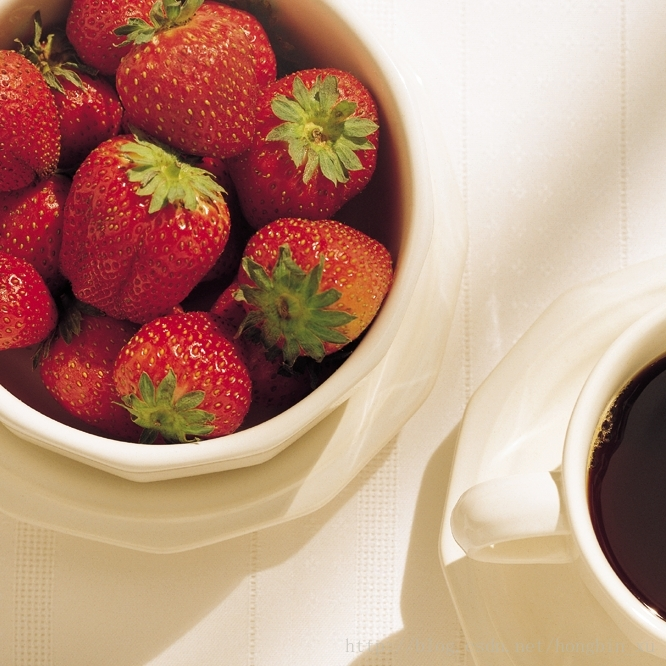
%> input picture BSCOMPUTER ENGINEERING/4th YEAR OF COMPUTER ENGINEERING/7th SEMESTER/DIGITAL IMAGE PROCESSING/LECTURE CODES OF DIGITAL IMAGE PROCESSING/LECTURE#10CODES/fruit.jpg, 666 x 666 px
$ octave rgbSharp.m   (GNU Octave 9; MATLAB toolbox functions it lacks are replaced by stand-ins)
%> lines starting %> are read from the running program, lines starting %| are printed output that depends on the picture
close all;
clear all;
clc;
% read rgb image
I = imread('fruit.jpg');
%> I is the input picture: size 666x666x3 uint8; mean R, G, B 186.2, 145.9, 126.4
figure;
subplot(1,2,1);
imshow(I);
R = I(:,:,1);
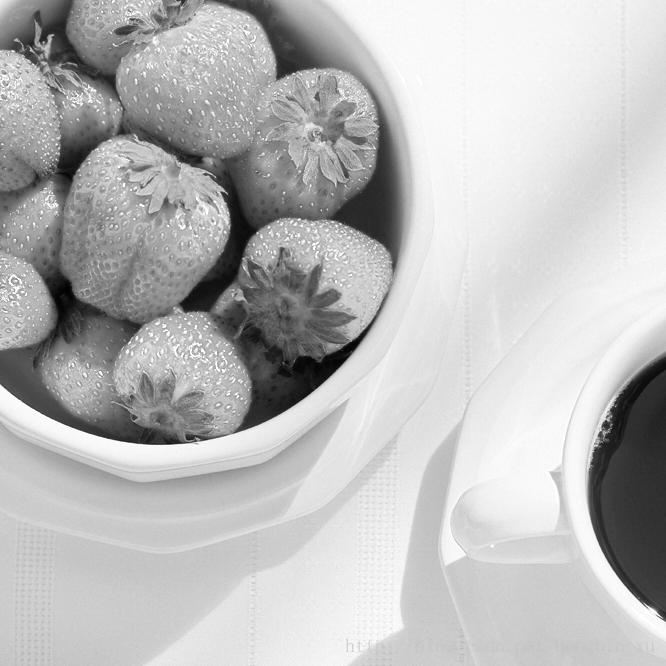
%> R: size 666x666 uint8; min 2, max 255, mean 186.2
G = I(:,:,2);
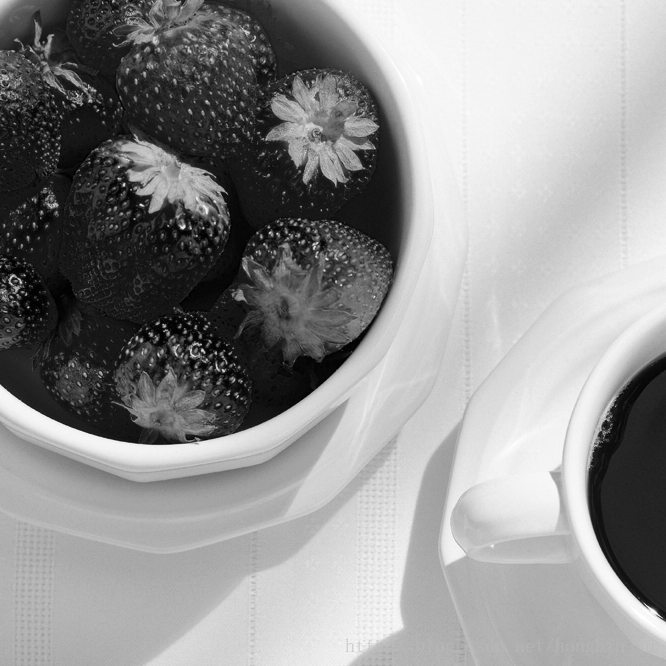
%> G: size 666x666 uint8; min 0, max 255, mean 145.9
B = I(:,:,3);
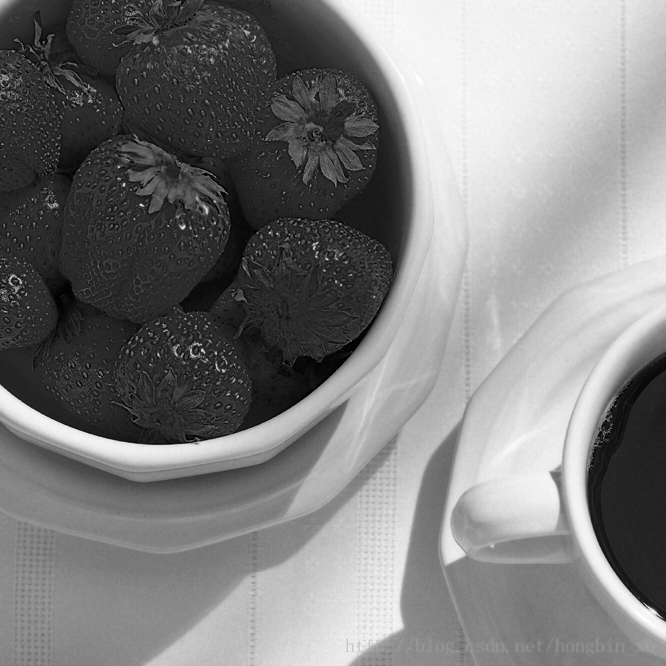
%> B: size 666x666 uint8; min 0, max 255, mean 126.4

%average Filter Coefficient
Avg = [0,1,0;1,-4,1;0,1,0];

%Convolution of image by Gaussian Coefficient
R=conv2(R, Avg, 'same');
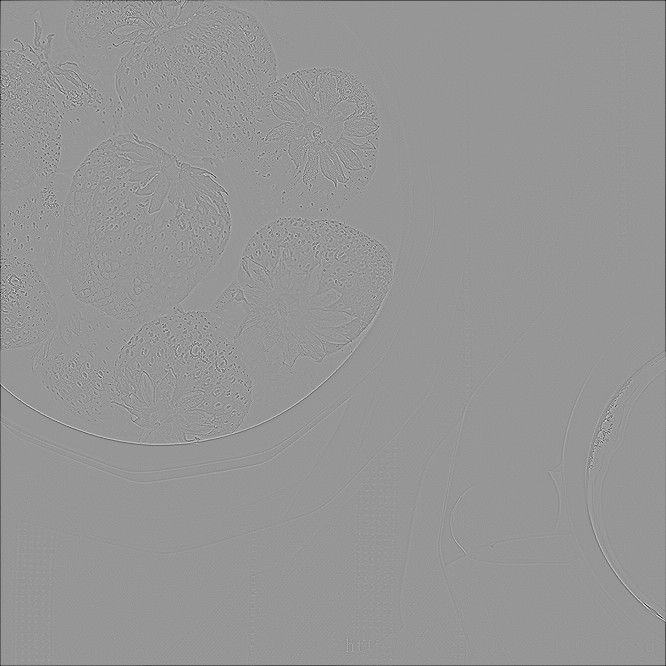
%> R: size 666x666 double; min -541, max 377, mean -1.1; drawn with min black and max white
G=conv2(G, Avg, 'same');
%> G: size 666x666 double
B=conv2(B, Avg, 'same');
%> B: size 666x666 double

% combine the R,G and B
I = cat(3, R, G, B);
%> I: size 666x666x3 double
subplot(1,2,2);
imshow(uint8(I));
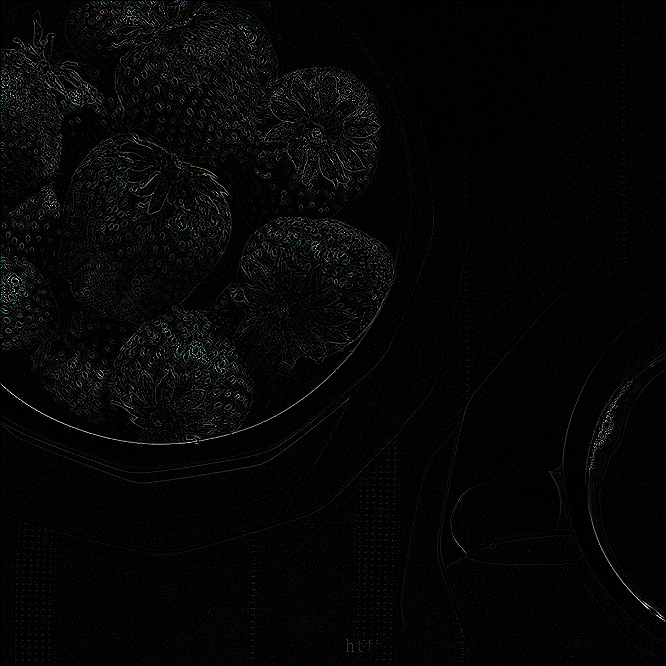
%> displayed picture: size 666x666x3, on the screen's scale of 0 to 255; mean R, G, B 6, 6.1, 6

$ run again, with BSCOMPUTER ENGINEERING/4th YEAR OF COMPUTER ENGINEERING/7th SEMESTER/DIGITAL IMAGE PROCESSING/LECTURE CODES OF DIGITAL IMAGE PROCESSING/LECTURE#10CODES/color_ring.jpg copied over BSCOMPUTER ENGINEERING/4th YEAR OF COMPUTER ENGINEERING/7th SEMESTER/DIGITAL IMAGE PROCESSING/LECTURE CODES OF DIGITAL IMAGE PROCESSING/LECTURE#10CODES/fruit.jpg
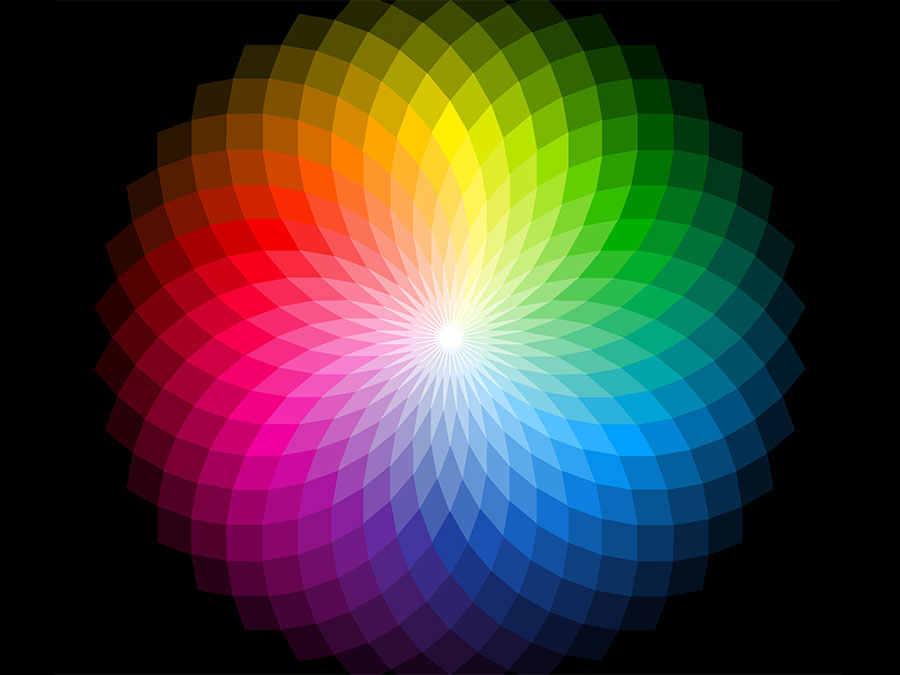
%> input picture BSCOMPUTER ENGINEERING/4th YEAR OF COMPUTER ENGINEERING/7th SEMESTER/DIGITAL IMAGE PROCESSING/LECTURE CODES OF DIGITAL IMAGE PROCESSING/LECTURE#10CODES/color_ring.jpg, 900 x 675 px
%> I is the input picture: size 675x900x3 uint8; mean R, G, B 66.8, 58.5, 54.1
%> `G=conv2(G, Avg, 'same');`:
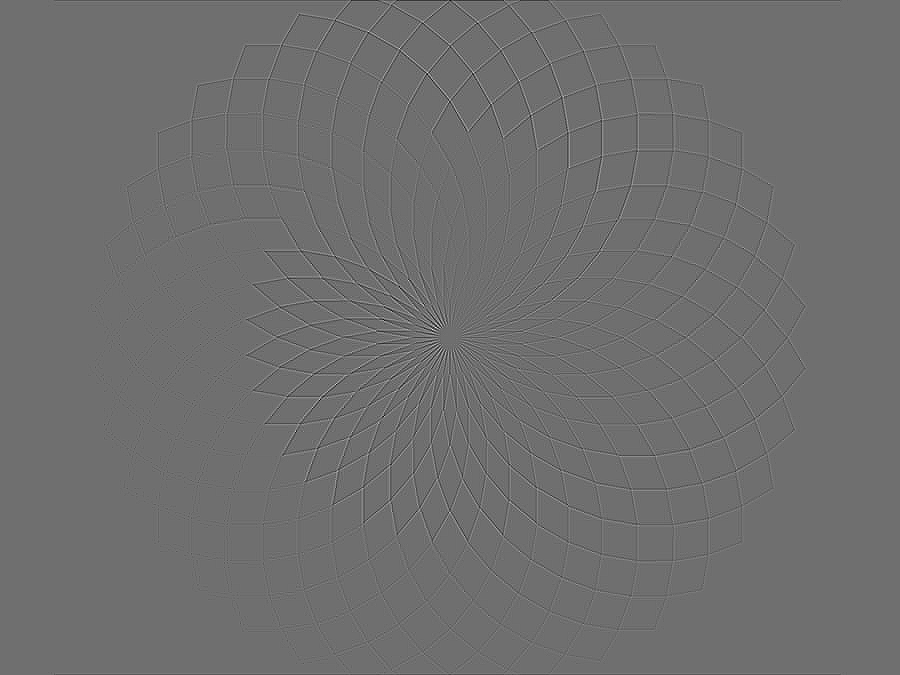
%> G: size 675x900 double; min -122, max 158, mean 0; drawn with min black and max white
%> I: size 675x900x3 double
%> `imshow(uint8(I));`:
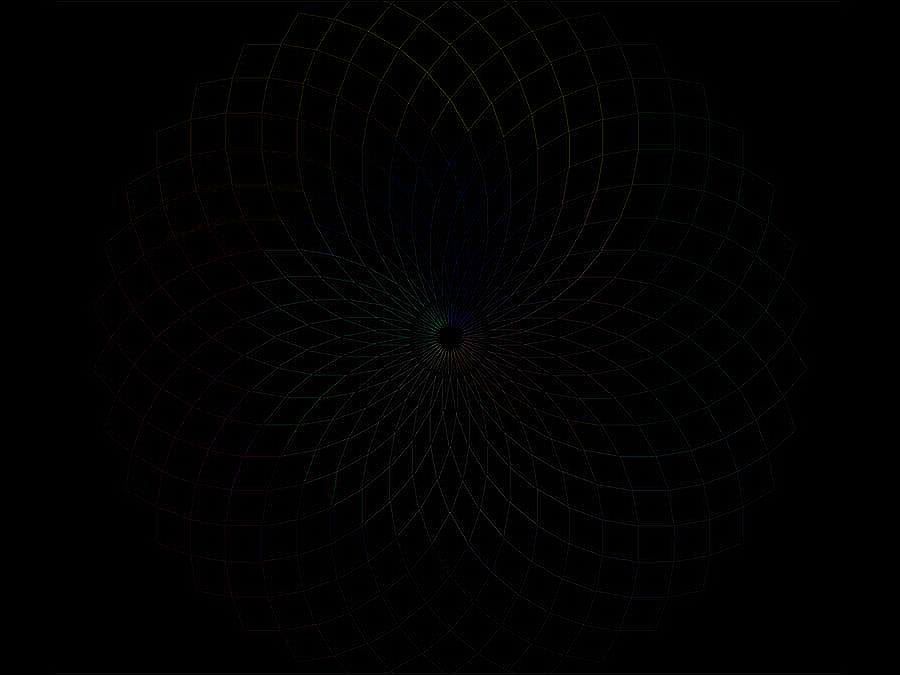
%> displayed picture: size 675x900x3, on the screen's scale of 0 to 255; mean R, G, B 1.7, 1.6, 1.7
